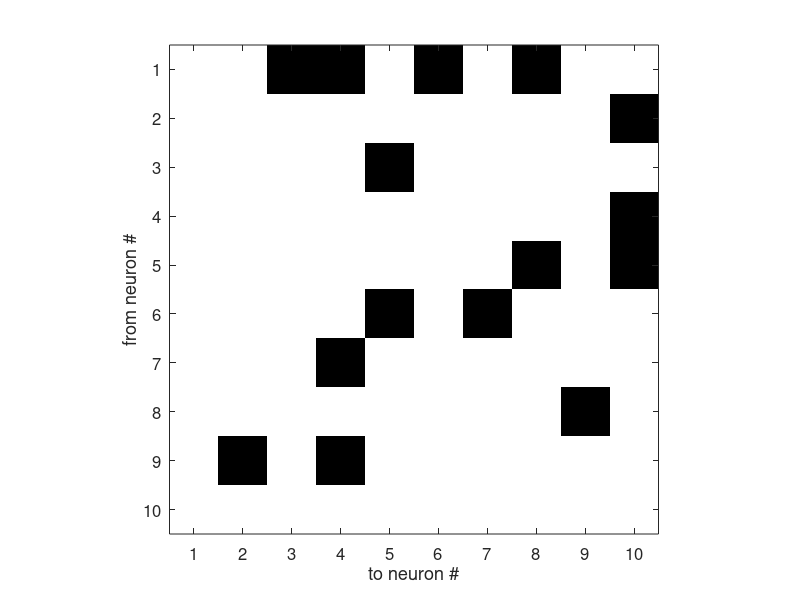

This chart was generated by the following MATLAB code: (Note: this script raises an error after producing the figure.)
function plot_fig1
% function plot_fig1 
%
% Simulate toy dynamics (VAR, GLM, and GLM+calcium) on a toy network of 10
% neurons. Compute correlation, and granger causality (GC). Analyze the GC
% performance as a function of connectivity strength of the network.
%
% This code generate fig1 in the manuscript Chen, Ginoux, Wyart, Mora,
% Walczak (2022).


matlab_red = [0.8500 0.3250 0.0980] ;
matlab_yellow = [0.9290 0.6940 0.1250];

%% 1.1 Initialize the network

nNodes = 10;
maxLags = 2;
params.maxLags = 2;
plotFlag = 1;
tf = 4000;

% hand-picked gRefMat, the underlying true connectivity matrix
gRefMat = zeros(nNodes);
links = [1 6; 1 3; 1 8; 6 7; 3 5; 5 8; ...
         8 9; 9 2; 2 10; 5 10; 7 4; 4 10; 6 5; 9 4; 1 4];
for ilink = 1:size(links,1)  
    gRefMat(links(ilink,2), links(ilink,1)) = 1;
end

%% 1.2 Plot the true underlying network
figure(1)
imagesc(gRefMat')
ylabel('from neuron #')
xlabel('to neuron #')
axis square
set(gca, 'fontsize', 12)
xticks(1:10)
yticks(1:10)
colormap([1 1 1; 0 0 0])


%% 2.1 Simulate dynamics: VAR
% 2.1.1 Initialize the system
c_var = 0.3; 
G0 = zeros(nNodes, nNodes, maxLags);
G0(:,1:5,1) = gRefMat(:,1:5) * c_var;  % excitatory neurons
G0(:,6:10,1) = gRefMat(:,6:10) * (-c_var); % inhibitory neurons
G0(:,:,2) = G0(:,:,1);

params.G = G0;
params.maxLags = 2;
params.mu = ones(nNodes,1)*(-2);
params.noise_std = 0.01;

% 2.1.2 Run the VAR dynamics
[sigma_sim_var] = simulate_neuron_var(nNodes, tf, params);

% 2.1.2 Visualize the trajectory
figure(2)
plot(sigma_sim_var(1,:)+0.06)
hold on
plot(sigma_sim_var(4,:))
plot(sigma_sim_var(10,:)-0.06)
hold off
xlim([200 300])
xlabel('Time')

%% 2.2 Simulate dynamics: GLM and GLM-calcium
% 2.2.1 Initialize 
c_glm = 1.5; 
G0(:,1:5,1) = gRefMat(:,1:5) * c_glm; 
G0(:,6:10,1) = gRefMat(:,6:10) * (-c_glm); 
G0(:,:,2) = G0(:,:,1);

params.G = G0;
params.method = 'naive';
dt_sim = 1;
params.dt_sim = dt_sim;
params.tf = tf;
params.lf = floor(tf / dt_sim);
params.spike_subsample = 0; % no subsampling. 

% 2.2.2 Simulate GLM

[sigma_sim_glm] = simulate_neuron_glm(nNodes, tf, params);
        
% 2.2.3 Convolute with exponential kernel to simulate GLM-calcium

tau = 20;
params.tau_ca = tau;
sigma_sim_glm_cont = spike_to_calcium(sigma_sim_glm, params); 


% 2.2.4 Visualize synthetic trajectories: GLM
figure(3)
subplot(3,1,1)
stem(sigma_sim_glm(1,:))
xlim([200 300])

subplot(3,1,2)
stem(sigma_sim_glm(4,:), 'color', matlab_red)
xlim([200 300])

subplot(3,1,3)
stem(sigma_sim_glm(10,:), 'color',matlab_yellow)
xlim([200 300])

% 2.2.5 Visualize synthetic trajectories: GLM-calcium
figure(4)
plot(sigma_sim_glm_cont(1,:)+10)
hold on
plot(sigma_sim_glm_cont(4,:)+5)
plot(sigma_sim_glm_cont(10,:)-4)
hold off
xlim([200 300])

%% 3. Compute pairwise correlation and Granger Causality among all pairs
plotFlag = 0; constantFlag = 1;
[corr_mat_var, bvgc_mat_var, mvgc_mat_var, ...
    bvgc_pvalue_mat_var, mvgc_pvalue_mat_var, ...
    bvgc_fstat_mat_var, mvgc_fstat_mat_var] = ...
    compute_corr_mat_and_gc_mat ...
    (sigma_sim_var - repmat(mean(sigma_sim_var,2),1,tf), maxLags, plotFlag, constantFlag);

[corr_mat_glm, bvgc_mat_glm, mvgc_mat_glm, ...
    bvgc_pvalue_mat_glm, mvgc_pvalue_mat_glm, ...
    bvgc_fstat_mat_glm, mvgc_fstat_mat_glm] = ...
    compute_corr_mat_and_gc_mat (...
    sigma_sim_glm - repmat(mean(sigma_sim_glm,2),1,tf), ...
    maxLags, plotFlag, constantFlag);

[corr_mat_glm_cont, bvgc_mat_glm_cont, mvgc_mat_glm_cont, ...
    bvgc_pvalue_mat_glm_cont, mvgc_pvalue_mat_glm_cont, ...
    bvgc_fstat_mat_glm_cont, mvgc_fstat_mat_glm_cont] = ...
    compute_corr_mat_and_gc_mat ...
    (sigma_sim_glm_cont - repmat(mean(sigma_sim_glm_cont,2),1,tf), ...
    maxLags, plotFlag, constantFlag);

%% 3.1 Visualize the correlation matrices for the three example trajectories
figure(11)
subplot(3,1,1)
imagesc(corr_mat_var)
title('VAR')

subplot(3,1,2)
imagesc(corr_mat_glm)
title('GLM')

subplot(3,1,3)
imagesc(corr_mat_glm_cont)
title('GLM-calcium')


for i = 1:3
    subplot(3,1,i)
    c=colorbar()
%     caxis([-0.4 0.4])
    axis square
    xlabel('to neuron')
    ylabel('from neuron')
    xticks([1 10])
    yticks([1 10])
    set(gca,'fontsize',12)
    ylabel(c,'correlation')
end

%% 3.2 Visualize the GC matrices for the three example trajectories

figure(12)
subplot(3,2,1)
imagesc(bvgc_mat_var')
hold on
plot(links(:,2), links(:,1),'r.','MarkerSize',12)
hold off
axis square
title('VAR, BVGC')

subplot(3,2,2)
imagesc(mvgc_mat_var')
colormap([0.98 0.98 0.92; 0 0 0])
overlay_refmat(links)
axis square
title('VAR, MVGC')

subplot(3,2,3)
imagesc(bvgc_mat_glm')
overlay_refmat(links)
axis square
title('GLM, BVGC')

subplot(3,2,4)
imagesc(mvgc_mat_glm')
colormap([0.98 0.98 0.92; 0 0 0])
overlay_refmat(links)
axis square
title('GLM, MVGC')

subplot(3,2,5)
imagesc(bvgc_mat_glm_cont')
overlay_refmat(links)
axis square
title('GLM-calcium, BVGC')

subplot(3,2,6)
imagesc(mvgc_mat_glm_cont')
overlay_refmat(links)
axis square
title('GLM-calcium, MVGC')

for i = 1:6
    subplot(3,2,i)
    axis square
    xlabel('to neuron')
    ylabel('from neuron')
    xticks([1 10])
    yticks([1 10])
    set(gca,'fontsize',12)
end

%% 4. Vary the connectivity strength c, run dynamics, apply GC analysis
%     and plot the false positive rate (fpr), false negative rate (fnr) as
%     a function of c (Fig1, panel I,J)

%  4.1 VAR
%  4.1.1 scan through connection strength for VAR. 
cList_var = 0.05:0.05:0.7;
lc = length(cList_var);
tfList_var = 2000; %[500 1000 2000 4000 8000]; % 8000];
ltf = length(tfList_var);
nmc = 10;
params.nmc = nmc;
fpr2_bv_var = zeros(lc, ltf, nmc);
fnr2_bv_var = fpr2_bv_var;
fpr2_mv_var = fpr2_bv_var;
fnr2_mv_var = fpr2_bv_var;

params.mu = ones(nNodes,1)*(-2);

gii1 = -0.1; % diagonal terms of the G matrix, to keep the dynamics stable
for itf = 1:length(tfList_var)
    tf = tfList_var(itf)
    params.tf = tf;
    [fpr2_bv, fnr2_bv, fpr2_mv, fnr2_mv] = ...
        compute_error_rate_adjmat_list(gRefMat, cList_var, params, 'var', gii1);
    fpr2_bv_var(:,itf,:) = fpr2_bv;
    fnr2_bv_var(:,itf,:) = fnr2_bv;
    fpr2_mv_var(:,itf,:) = fpr2_mv;
    fnr2_mv_var(:,itf,:) = fnr2_mv;
end

% 4.1.2. Plot the fpr and fnr of the BVGC and MVGC matrix, vs c
for itf = 1:ltf
    figure(5)
    errorbar(cList_var, mean(fpr2_bv_var(:,itf,:),3), ...
        std(fpr2_bv_var(:,itf,:),0,3)./sqrt(nmc),'o')
    hold on
    errorbar(cList_var, mean(fpr2_mv_var(:,itf,:),3), ...
        std(fpr2_mv_var(:,itf,:),0,3)./sqrt(nmc),'o')
    errorbar(cList_var, mean(fnr2_bv_var(:,itf,:),3), ...
        std(fnr2_bv_var(:,itf,:),0,3)./sqrt(nmc),'o')
    errorbar(cList_var, mean(fnr2_mv_var(:,itf,:),3), ...
        std(fnr2_mv_var(:,itf,:),0,3)./sqrt(nmc),'o')
    hold off
    legend('FPR, bi-variate','FPR, multi-variate',...
        'FNR, bi-variate','FNR, multi-variate')
    pause
end


%  4.2 GLM
%  4.2.1 scan through connection strength for GLM. 
cList = 0.1:0.1:2 ;
lc = length(cList);
tfList = 2000; %[500 1000 2000 4000 8000]; % 8000];
ltf = length(tfList);
nmc = 10;
params.nmc = nmc;
fpr2_bv_glm = zeros(lc, ltf, nmc);
fnr2_bv_glm = fpr2_bv_glm;
fpr2_mv_glm = fpr2_bv_glm;
fnr2_mv_glm = fpr2_bv_glm;

params.mu = ones(nNodes,1)*(-2);

for itf = 1:length(tfList)
    tf = tfList(itf)
    params.tf = tf;
    [fpr2_bv, fnr2_bv, fpr2_mv, fnr2_mv] = ...
        compute_error_rate_adjmat_list(gRefMat, cList, params, 'glm');
    fpr2_bv_glm(:,itf,:) = fpr2_bv;
    fnr2_bv_glm(:,itf,:) = fnr2_bv;
    fpr2_mv_glm(:,itf,:) = fpr2_mv;
    fnr2_mv_glm(:,itf,:) = fnr2_mv;
end

for itf = 1:ltf
    figure()
    errorbar(cList, mean(fpr2_bv_glm(:,itf,:),3), ...
        std(fpr2_bv_glm(:,itf,:),0,3)./sqrt(nmc),'o')
    hold on
    errorbar(cList, mean(fpr2_mv_glm(:,itf,:),3), ...
        std(fpr2_mv_glm(:,itf,:),0,3)./sqrt(nmc),'o')
    errorbar(cList, mean(fnr2_bv_glm(:,itf,:),3), ...
        std(fnr2_bv_glm(:,itf,:),0,3)./sqrt(nmc),'o')
    errorbar(cList, mean(fnr2_mv_glm(:,itf,:),3), ...
        std(fnr2_mv_glm(:,itf,:),0,3)./sqrt(nmc),'o')
    hold off
    legend('FPR, bi-variate','FPR, multi-variate',...
        'FNR, bi-variate','FNR, multi-variate')
end

%% 4.3 GLM-calcium
fpr2_bv_glm_cont = zeros(lc, ltf, nmc);
fnr2_bv_glm_cont = fpr2_bv_glm_cont;
fpr2_mv_glm_cont = fpr2_bv_glm_cont;
fnr2_mv_glm_cont = fpr2_bv_glm_cont;

tau = 20;

for itf = 1:length(tfList)
    tf = tfList(itf)
    params.tf = tf;
%     params.tau_ca = tau;
    [fpr2_bv, fnr2_bv, fpr2_mv, fnr2_mv] = ...
        compute_error_rate_adjmat_list(gRefMat, cList, params, 'glm_calcium');
    fpr2_bv_glm_cont(:,itf,:) = fpr2_bv;
    fnr2_bv_glm_cont(:,itf,:) = fnr2_bv;
    fpr2_mv_glm_cont(:,itf,:) = fpr2_mv;
    fnr2_mv_glm_cont(:,itf,:) = fnr2_mv;
end


%%
for itf = 1:ltf
    figure()
    errorbar(cList, mean(fpr2_bv_glm_cont(:,itf,:),3), ...
        std(fpr2_bv_glm_cont(:,itf,:),0,3)./sqrt(nmc),'o')
    hold on
    errorbar(cList, mean(fpr2_mv_glm_cont(:,itf,:),3), ...
        std(fpr2_mv_glm_cont(:,itf,:),0,3)./sqrt(nmc),'o')
    errorbar(cList, mean(fnr2_bv_glm_cont(:,itf,:),3), ...
        std(fnr2_bv_glm_cont(:,itf,:),0,3)./sqrt(nmc),'o')
    errorbar(cList, mean(fnr2_mv_glm_cont(:,itf,:),3), ...
        std(fnr2_mv_glm_cont(:,itf,:),0,3)./sqrt(nmc),'o')
    hold off
    legend('FPR, bi-variate','FPR, multi-variate',...
        'FNR, bi-variate','FNR, multi-variate')
end

        
end
